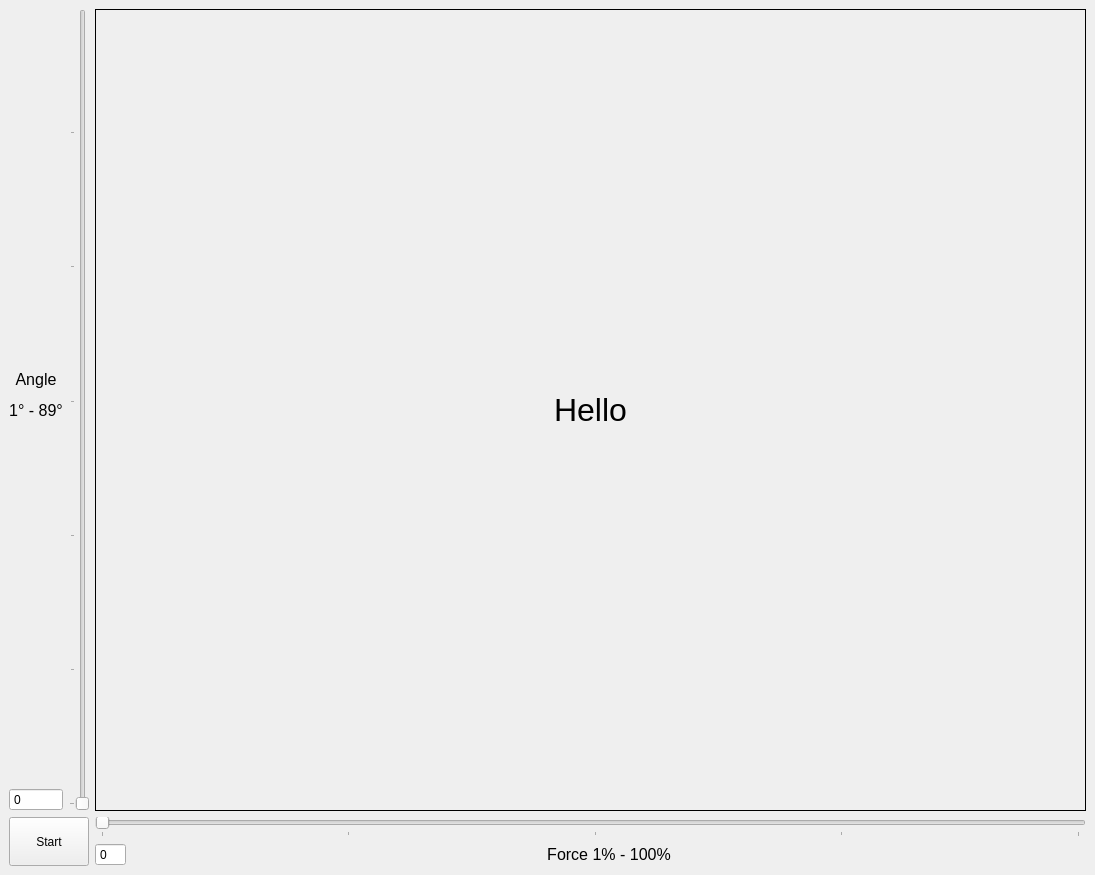
<?xml version="1.0" encoding="UTF-8"?>
<ui version="4.0">
 <class>MainWindow</class>
 <widget class="QMainWindow" name="MainWindow">
  <property name="geometry">
   <rect>
    <x>0</x>
    <y>0</y>
    <width>1095</width>
    <height>875</height>
   </rect>
  </property>
  <property name="sizePolicy">
   <sizepolicy hsizetype="Preferred" vsizetype="Preferred">
    <horstretch>0</horstretch>
    <verstretch>0</verstretch>
   </sizepolicy>
  </property>
  <property name="windowTitle">
   <string>Zle Ptaki</string>
  </property>
  <widget class="QWidget" name="centralwidget">
   <property name="sizePolicy">
    <sizepolicy hsizetype="Preferred" vsizetype="Preferred">
     <horstretch>0</horstretch>
     <verstretch>0</verstretch>
    </sizepolicy>
   </property>
   <layout class="QGridLayout" name="gridLayout">
    <item row="0" column="0">
     <layout class="QGridLayout" name="gridLayout_1">
      <item row="2" column="0" rowspan="2" colspan="2">
       <widget class="QPushButton" name="button">
        <property name="sizePolicy">
         <sizepolicy hsizetype="Preferred" vsizetype="Preferred">
          <horstretch>0</horstretch>
          <verstretch>0</verstretch>
         </sizepolicy>
        </property>
        <property name="text">
         <string>Start</string>
        </property>
       </widget>
      </item>
      <item row="1" column="0">
       <widget class="QSpinBox" name="AngleSpinBox">
        <property name="sizePolicy">
         <sizepolicy hsizetype="Preferred" vsizetype="Preferred">
          <horstretch>0</horstretch>
          <verstretch>0</verstretch>
         </sizepolicy>
        </property>
        <property name="readOnly">
         <bool>true</bool>
        </property>
        <property name="buttonSymbols">
         <enum>QAbstractSpinBox::NoButtons</enum>
        </property>
       </widget>
      </item>
      <item row="3" column="3">
       <widget class="QLabel" name="ForceLabel">
        <property name="sizePolicy">
         <sizepolicy hsizetype="Expanding" vsizetype="Fixed">
          <horstretch>0</horstretch>
          <verstretch>0</verstretch>
         </sizepolicy>
        </property>
        <property name="font">
         <font>
          <pointsize>12</pointsize>
         </font>
        </property>
        <property name="text">
         <string>&lt;html&gt;&lt;head/&gt;&lt;body&gt;&lt;p&gt;Force 1% - 100%&lt;/p&gt;&lt;/body&gt;&lt;/html&gt;</string>
        </property>
        <property name="alignment">
         <set>Qt::AlignCenter</set>
        </property>
       </widget>
      </item>
      <item row="2" column="2" colspan="2">
       <widget class="QSlider" name="ForceSlider">
        <property name="minimum">
         <number>1</number>
        </property>
        <property name="maximum">
         <number>100</number>
        </property>
        <property name="orientation">
         <enum>Qt::Horizontal</enum>
        </property>
        <property name="tickPosition">
         <enum>QSlider::TicksBelow</enum>
        </property>
        <property name="tickInterval">
         <number>25</number>
        </property>
       </widget>
      </item>
      <item row="0" column="1" rowspan="2">
       <widget class="QSlider" name="AngleSlider">
        <property name="minimum">
         <number>1</number>
        </property>
        <property name="maximum">
         <number>89</number>
        </property>
        <property name="orientation">
         <enum>Qt::Vertical</enum>
        </property>
        <property name="tickPosition">
         <enum>QSlider::TicksAbove</enum>
        </property>
        <property name="tickInterval">
         <number>15</number>
        </property>
       </widget>
      </item>
      <item row="3" column="2">
       <widget class="QSpinBox" name="ForceSpinBox">
        <property name="sizePolicy">
         <sizepolicy hsizetype="Preferred" vsizetype="Preferred">
          <horstretch>0</horstretch>
          <verstretch>0</verstretch>
         </sizepolicy>
        </property>
        <property name="readOnly">
         <bool>true</bool>
        </property>
        <property name="buttonSymbols">
         <enum>QAbstractSpinBox::NoButtons</enum>
        </property>
        <property name="maximum">
         <number>100</number>
        </property>
       </widget>
      </item>
      <item row="0" column="2" rowspan="2" colspan="2">
       <widget class="QLabel" name="plot">
        <property name="sizePolicy">
         <sizepolicy hsizetype="Expanding" vsizetype="Expanding">
          <horstretch>0</horstretch>
          <verstretch>0</verstretch>
         </sizepolicy>
        </property>
        <property name="font">
         <font>
          <pointsize>24</pointsize>
         </font>
        </property>
        <property name="autoFillBackground">
         <bool>false</bool>
        </property>
        <property name="frameShape">
         <enum>QFrame::Box</enum>
        </property>
        <property name="text">
         <string>Hello</string>
        </property>
        <property name="scaledContents">
         <bool>true</bool>
        </property>
        <property name="alignment">
         <set>Qt::AlignCenter</set>
        </property>
        <property name="indent">
         <number>-1</number>
        </property>
       </widget>
      </item>
      <item row="0" column="0">
       <widget class="QLabel" name="AngleLabel">
        <property name="sizePolicy">
         <sizepolicy hsizetype="Fixed" vsizetype="Expanding">
          <horstretch>0</horstretch>
          <verstretch>0</verstretch>
         </sizepolicy>
        </property>
        <property name="font">
         <font>
          <pointsize>12</pointsize>
         </font>
        </property>
        <property name="layoutDirection">
         <enum>Qt::LeftToRight</enum>
        </property>
        <property name="text">
         <string>&lt;html&gt;&lt;head/&gt;&lt;body&gt;&lt;p&gt;Angle&lt;/p&gt;&lt;p&gt;1° - 89°&lt;/p&gt;&lt;/body&gt;&lt;/html&gt;</string>
        </property>
        <property name="textFormat">
         <enum>Qt::AutoText</enum>
        </property>
        <property name="alignment">
         <set>Qt::AlignCenter</set>
        </property>
       </widget>
      </item>
     </layout>
    </item>
   </layout>
  </widget>
 </widget>
 <resources/>
 <connections/>
</ui>
